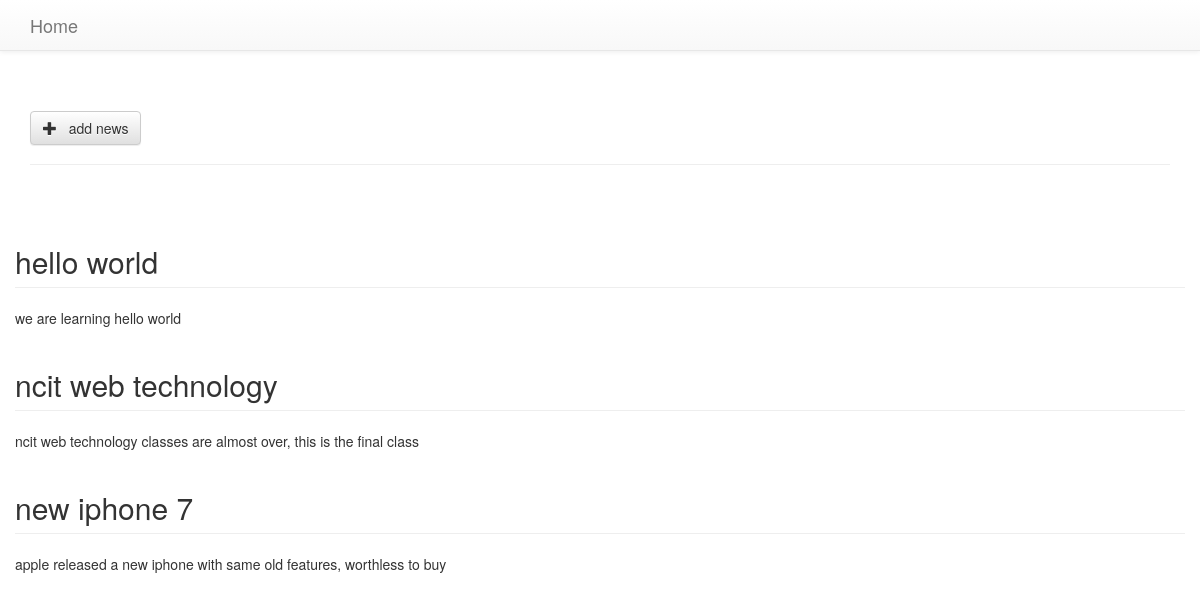
The page / on the database its author committed.
### tables this page shows
CREATE TABLE IF NOT EXISTS `tbl_news` (
  `id` int(11) NOT NULL PRIMARY KEY AUTO_INCREMENT,
  `title` varchar(255) NOT NULL,
  `description` text NOT NULL,
  `published_date` datetime NOT NULL DEFAULT CURRENT_TIMESTAMP,
  `last_updated_date`  datetime ON UPDATE CURRENT_TIMESTAMP
);

### index.php (the view, shortened to what this page needs)
<?php
	require_once 'dbconfig.php';
?>
<!DOCTYPE html PUBLIC "-//W3C//DTD XHTML 1.0 Transitional//EN" "http://www.w3.org/TR/xhtml1/DTD/xhtml1-transitional.dtd">
<html xmlns="http://www.w3.org/1999/xhtml">
<head>
<link rel="stylesheet" href="bootstrap/css/bootstrap.min.css">
<link rel="stylesheet" href="bootstrap/css/bootstrap-theme.min.css">
</head>
<body>
<div class="navbar navbar-default navbar-static-top" role="navigation">
    <div class="container">
        <div class="navbar-header">
            <a class="navbar-brand" href="index.php" title='List all News'>Home</a>
        </div>
    </div>
</div>
<div class="container">
	<div class="page-header">
    	<h1 class="h2"><a class="btn btn-default" href="addnew.php"> <span class="glyphicon glyphicon-plus"></span> &nbsp; add news </a></h1>
    </div>
<br />
<div class="row">
<?php
	$stmt = $DB_con->prepare('SELECT * FROM tbl_news ORDER BY published_date DESC');
	$stmt->execute();
	if($stmt->rowCount() > 0)
	{
		while($row=$stmt->fetch(PDO::FETCH_ASSOC))
		{
			extract($row);
			?>
			<h2 class="page-header"><?php echo $title; ?></h2>
			<p><?php echo $description; ?></p>
			<?php
		}
	}
?>
</div>
</div>
</body>
</html>

### rows shown on the page
tbl_news: title "hello world", description "we are learning hello world"
tbl_news: title "ncit web technology", description "ncit web technology classes are almost over, this is the final class"
tbl_news: title "new iphone 7", description "apple released a new iphone with same old features, worthless to buy"
